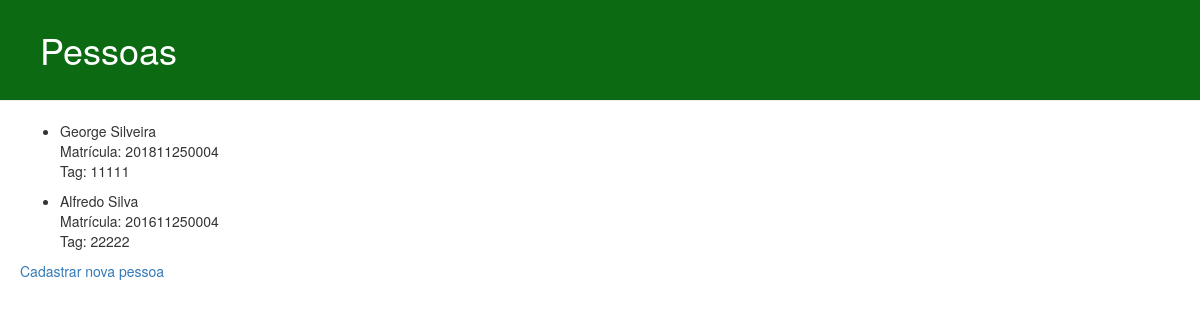
Before: /people.html with the older database file.
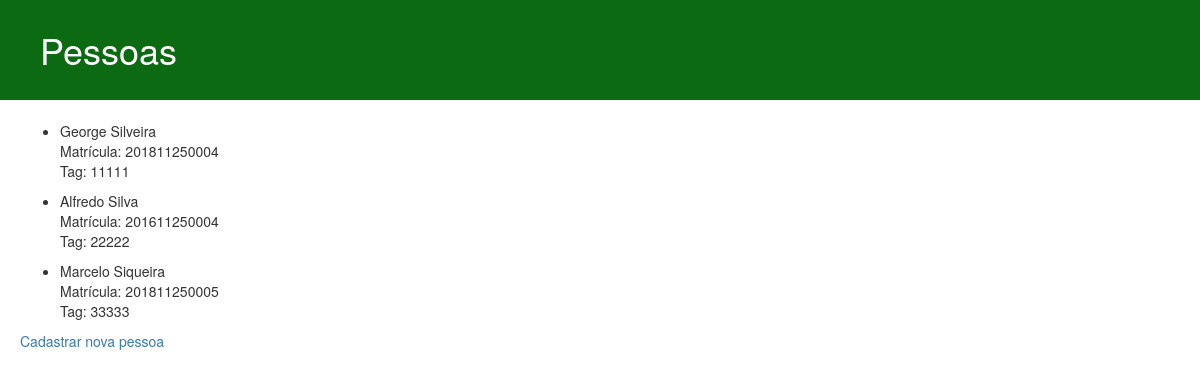
After: the same page with the newer database file.
### ifaccapp/models.py (models this page shows, shortened)
class Person(models.Model):
    name = models.TextField(null=True)
    registration = models.BigIntegerField(primary_key=True)  # matrícula
    tag = models.IntegerField(null=True)

### ifaccapp/views.py (the view)
# urls.py: path('people.html', views.people, name='people'),
def people(request):
    people = Person.objects.all()
    return render(request, 'ifaccapp/people.html', {'people': people})

### ifaccapp/templates/ifaccapp/people.html (shortened to what this page needs)
<!DOCTYPE html>
{% load static %}
<html lang="pt-br">
    <head>
        <link rel="stylesheet" href="//maxcdn.bootstrapcdn.com/bootstrap/3.2.0/css/bootstrap.min.css">
        <link rel="stylesheet" href="//maxcdn.bootstrapcdn.com/bootstrap/3.2.0/css/bootstrap-theme.min.css">
        <link rel="stylesheet" href="{% static 'css/ifaccapp.css' %}">
    </head>
    <body>
        <div class="page-header">
            <h1>Pessoas</h1>
        </div>
        <div class="content">
            <br/>
            <ul>
                {% for person in people %}
                    <li>
                        <p>
                            {{ person.name }} <br/>
                            Matrícula: {{ person.registration }} <br/>
                            Tag: {{ person.tag }} <br/>
                        </p>
                    </li>
                {% endfor %}
            </ul>
            <a href="register/register_person.html">Cadastrar nova pessoa</a>
        </div>
    </body>
</html>

### ifaccapp/static/css/ifaccapp.css (style rules this page uses)
.page-header { background-color: #0C6B12; color: #FFFFFF; margin-top: 0; margin-bottom: 0; padding: 10px 20px 20px 40px; }
.content { padding-left: 20px; }

Changed rows visible on the page:
added Person: name "Marcelo Siqueira", registration "201811250005", tag "33333"
